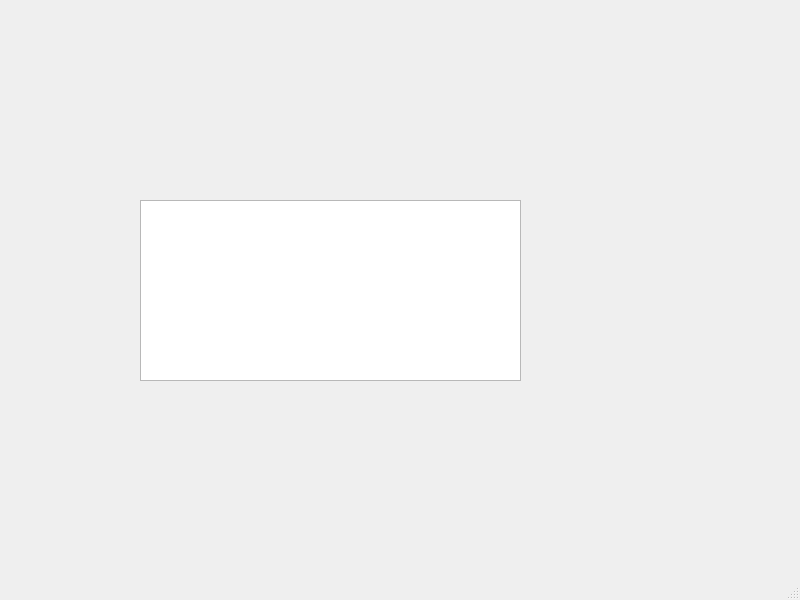
<?xml version="1.0" encoding="UTF-8"?>
<ui version="4.0">
 <class>result</class>
 <widget class="QMainWindow" name="result">
  <property name="geometry">
   <rect>
    <x>0</x>
    <y>0</y>
    <width>800</width>
    <height>600</height>
   </rect>
  </property>
  <property name="windowTitle">
   <string>MainWindow</string>
  </property>
  <widget class="QWidget" name="centralwidget">
   <widget class="QListView" name="listView">
    <property name="geometry">
     <rect>
      <x>140</x>
      <y>200</y>
      <width>381</width>
      <height>181</height>
     </rect>
    </property>
   </widget>
  </widget>
  <widget class="QMenuBar" name="menubar">
   <property name="geometry">
    <rect>
     <x>0</x>
     <y>0</y>
     <width>800</width>
     <height>26</height>
    </rect>
   </property>
  </widget>
  <widget class="QStatusBar" name="statusbar"/>
 </widget>
 <resources/>
 <connections/>
</ui>
